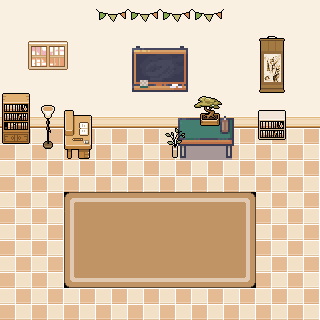

A 2D game scene composited from a Tiled map and its tileset images. What follows is a short description and the map's XML, with every tile layer's data as written:
An orthogonal 10x10 tile map with 32x32 px tiles, 6 tile layers (Wall/Floor, Desks, Tile Layer 5, Tile Layer 6, ...), 3 tilesets.

<map version="1.10" tiledversion="1.10.0" orientation="orthogonal" renderorder="right-down" width="10" height="10" tilewidth="32" tileheight="32" infinite="0" nextlayerid="9" nextobjectid="1">
 <tileset firstgid="1" source="tilesets/PC Computer - Omori - White Space.tsx" />
 <tileset firstgid="37" source="tilesets/Modern tiles_Free/Interiors_free_32x32.tsx" />
 <tileset firstgid="1461" source="tilesets/PC Computer - Omori - Faraway Town Interior Homes Sunset.tsx" />
 <layer id="1" name="Wall/Floor" width="10" height="10" locked="1">
  <data encoding="csv">
1530,1530,1530,1530,1530,1530,1530,1530,1530,1530,
1530,1530,1530,1530,1530,1530,1530,1530,1530,1530,
1530,1530,1530,1530,1530,1530,1530,1530,1530,1530,
1472,1472,1472,1472,1472,1472,1472,1472,1472,1472,
1658,1658,1658,1658,1658,1658,1658,1658,1658,1658,
1658,1658,1658,1658,1658,1658,1658,1658,1658,1658,
1658,1658,3415,3416,3416,3416,3416,3417,1658,1658,
1658,1658,3447,3448,3448,3448,3448,3449,1658,1658,
1658,1658,3479,3480,3480,3480,3480,3481,1658,1658,
1658,1658,1658,1658,1658,1658,1658,1658,1658,1658
</data>
 </layer>
 <layer id="2" name="Desks" width="10" height="10" locked="1">
  <data encoding="csv">
0,0,0,0,0,0,0,0,0,0,
0,0,0,0,690,691,0,0,0,0,
0,0,0,0,706,707,0,0,0,0,
0,0,0,0,0,655,656,657,0,0,
0,0,0,0,0,671,672,673,0,0,
0,0,0,0,0,0,0,0,0,0,
0,0,0,0,0,0,0,0,0,0,
0,0,0,0,0,0,0,0,0,0,
0,0,0,0,0,0,0,0,0,0,
0,0,0,0,0,0,0,0,0,0
</data>
 </layer>
 <layer id="6" name="Tile Layer 5" width="10" height="10" locked="1">
  <data encoding="csv">
0,0,0,0,0,0,0,0,0,0,
3351,3352,3353,0,0,0,0,0,1710,0,
3383,3384,3385,0,0,0,0,0,1742,0,
0,0,0,0,0,0,1746,0,3164,0,
0,0,0,0,0,0,0,0,3196,0,
0,0,0,0,0,0,0,0,0,0,
0,0,0,0,0,0,0,0,0,0,
0,0,0,0,0,0,0,0,0,0,
0,0,0,0,0,0,0,0,0,0,
0,0,0,0,0,0,0,0,0,0
</data>
 </layer>
 <layer id="7" name="Tile Layer 6" width="10" height="10" locked="1">
  <data encoding="csv">
0,0,0,0,0,0,0,0,0,0,
0,0,0,0,0,0,0,0,0,0,
0,0,0,0,0,0,0,0,0,0,
0,0,0,0,0,0,0,0,0,0,
0,0,0,0,0,0,0,0,0,0,
0,0,0,0,0,0,0,0,0,0,
0,0,0,0,0,0,0,0,0,0,
0,0,0,0,0,0,0,0,0,0,
0,0,0,0,0,0,0,0,0,0,
0,0,0,0,0,0,0,0,0,0
</data>
 </layer>
 <layer id="8" name="Tile Layer 7" width="10" height="10">
  <data encoding="csv">
0,0,0,0,0,0,0,0,0,0,
0,0,0,0,0,0,0,0,0,0,
0,0,0,0,0,0,0,0,0,0,
0,2217,0,0,0,0,0,0,0,0,
0,2249,0,0,0,0,0,0,0,0,
0,0,0,0,0,0,0,0,0,0,
0,0,0,0,0,0,0,0,0,0,
0,0,0,0,0,0,0,0,0,0,
0,0,0,0,0,0,0,0,0,0,
0,0,0,0,0,0,0,0,0,0
</data>
 </layer>
 <layer id="3" name="Tile Layer 3" width="10" height="10">
  <data encoding="csv">
0,0,0,2367,2367,2367,2367,0,0,0,
0,0,0,0,0,0,0,0,0,0,
1631,0,0,0,0,0,0,0,0,0,
1663,0,3034,0,0,0,0,0,0,0,
1695,0,3066,0,0,2784,0,0,0,0,
0,0,0,0,0,0,0,0,0,0,
0,0,0,0,0,0,0,0,0,0,
0,0,0,0,0,0,0,0,0,0,
0,0,0,0,0,0,0,0,0,0,
0,0,0,0,0,0,0,0,0,0
</data>
 </layer>
</map>
